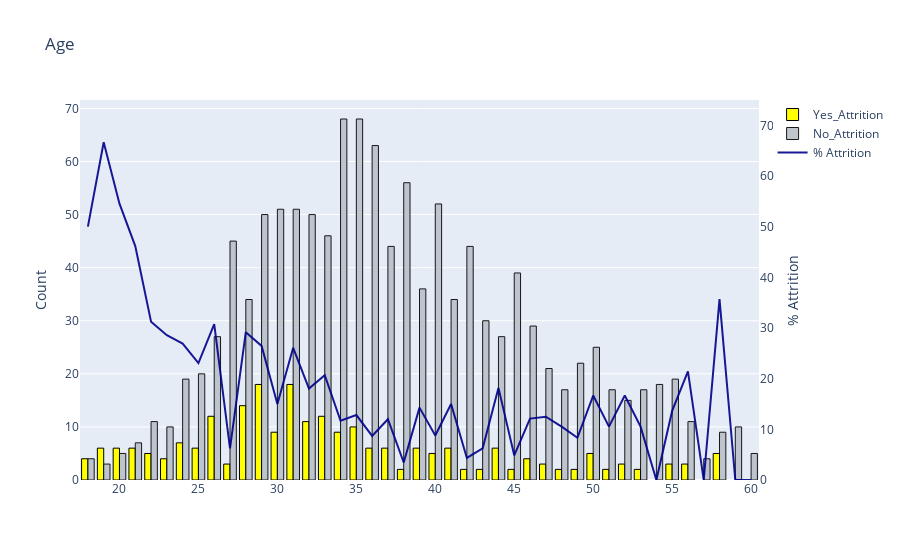

The notebook cell saved with this chart:
### Markdown cell above
### 3. What is the effect of age on attrition?

### Code cell
barplot('Age', False)

### Figure 1 — Plotly figure (JSON) as saved in the notebook; plotly's stock layout.template omitted (floating-point values rounded to 4 significant figures)
{"data": [{"marker": {"color": "yellow", "line": {"color": "#000000", "width": 1}}, "name": "Yes_Attrition", "type": "bar", "x": [31, 29, 28, 33, 26, 32, 35, 34, 30, 24, 21, 44, 37, 19, 41, 25, 20, 39, 36, 40, 50, 22, 58, 23, 46, 18, 56, 55, 27, 52, 47, 48, 45, 42, 38, 51, 49, 43, 53], "y": [18, 18, 14, 12, 12, 11, 10, 9, 9, 7, 6, 6, 6, 6, 6, 6, 6, 6, 6, 5, 5, 5, 5, 4, 4, 4, 3, 3, 3, 3, 3, 2, 2, 2, 2, 2, 2, 2, 2]}, {"marker": {"color": "#B9C0C9", "line": {"color": "#000000", "width": 1}}, "name": "No_Attrition", "opacity": 0.9, "type": "bar", "x": [34, 35, 36, 38, 40, 31, 30, 29, 32, 33, 27, 42, 37, 45, 39, 41, 28, 43, 46, 44, 26, 50, 49, 47, 25, 55, 24, 54, 48, 51, 53, 52, 22, 56, 59, 23, 58, 21, 60, 20, 57, 18, 19], "y": [68, 68, 63, 56, 52, 51, 51, 50, 50, 46, 45, 44, 44, 39, 36, 34, 34, 30, 29, 27, 27, 25, 22, 21, 20, 19, 19, 18, 17, 17, 17, 15, 11, 11, 10, 10, 9, 7, 5, 5, 4, 4, 3]}, {"marker": {"color": "darkblue", "line": {"color": "#000000", "width": 0.5}}, "name": "% Attrition", "opacity": 0.9, "type": "scatter", "x": [18, 19, 20, 21, 22, 23, 24, 25, 26, 27, 28, 29, 30, 31, 32, 33, 34, 35, 36, 37, 38, 39, 40, 41, 42, 43, 44, 45, 46, 47, 48, 49, 50, 51, 52, 53, 54, 55, 56, 57, 58, 59, 60], "y": [50, 66.67, 54.55, 46.15, 31.25, 28.57, 26.92, 23.08, 30.77, 6.25, 29.17, 26.47, 15, 26.09, 18.03, 20.69, 11.69, 12.82, 8.696, 12, 3.448, 14.29, 8.772, 15, 4.348, 6.25, 18.18, 4.878, 12.12, 12.5, 10.53, 8.333, 16.67, 10.53, 16.67, 10.53, 0, 13.64, 21.43, 0, 35.71, 0, 0], "yaxis": "y2"}], "layout": {"title": {"text": "Age"}, "yaxis": {"title": {"text": "Count"}}, "yaxis2": {"anchor": "x", "overlaying": "y", "range": [0, 75], "showgrid": false, "side": "right", "title": {"text": "% Attrition"}, "zeroline": false}}}
